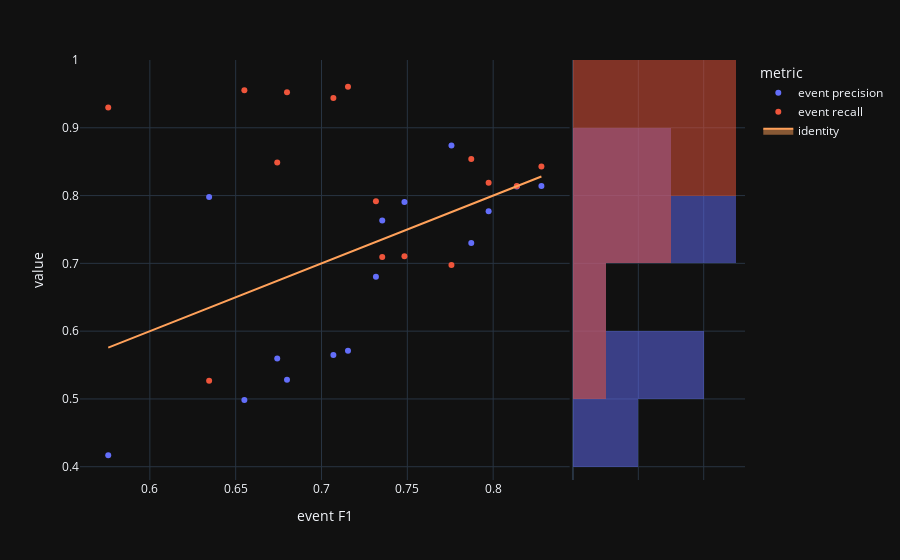

The cell this chart's notebook holds for it:
### Code cell
fig=px.scatter(visualTradeoff,x='event F1',y='value',color='metric', marginal_y="histogram")
fig.add_trace(
    go.Scatter(x=experimentModels['eventF1'], y=experimentModels['eventF1'], name="identity", mode='lines',fill="toself")
)
fig.show()

### Figure 1 — Plotly figure (JSON) as saved in the notebook; plotly's stock layout.template omitted (floating-point values rounded to 4 significant figures)
{"data": [{"hovertemplate": "metric=event precision<br>event F1=%{x}<br>value=%{y}<extra></extra>", "legendgroup": "event precision", "marker": {"color": "#636efa", "symbol": "circle"}, "mode": "markers", "name": "event precision", "orientation": "v", "showlegend": true, "x": [0.8138, 0.7974, 0.5758, 0.7317, 0.6345, 0.6742, 0.8281, 0.7872, 0.7154, 0.7354, 0.7069, 0.6799, 0.7483, 0.7757, 0.6551], "xaxis": "x", "y": [0.8134, 0.7769, 0.4169, 0.6801, 0.798, 0.5595, 0.814, 0.7301, 0.571, 0.7633, 0.5648, 0.5282, 0.7905, 0.8738, 0.4983], "yaxis": "y", "type": "scatter"}, {"alignmentgroup": "True", "bingroup": "y", "hovertemplate": "metric=event precision<br>value=%{y}<br>count=%{x}<extra></extra>", "legendgroup": "event precision", "marker": {"color": "#636efa"}, "name": "event precision", "offsetgroup": "event precision", "opacity": 0.5, "showlegend": false, "xaxis": "x2", "y": [0.8134, 0.7769, 0.4169, 0.6801, 0.798, 0.5595, 0.814, 0.7301, 0.571, 0.7633, 0.5648, 0.5282, 0.7905, 0.8738, 0.4983], "yaxis": "y2", "type": "histogram"}, {"hovertemplate": "metric=event recall<br>event F1=%{x}<br>value=%{y}<extra></extra>", "legendgroup": "event recall", "marker": {"color": "#EF553B", "symbol": "circle"}, "mode": "markers", "name": "event recall", "orientation": "v", "showlegend": true, "x": [0.8138, 0.7974, 0.5758, 0.7317, 0.6345, 0.6742, 0.8281, 0.7872, 0.7154, 0.7354, 0.7069, 0.6799, 0.7483, 0.7757, 0.6551], "xaxis": "x", "y": [0.8142, 0.8189, 0.9301, 0.7918, 0.5267, 0.8487, 0.8428, 0.8541, 0.9604, 0.7094, 0.9441, 0.9522, 0.7106, 0.6976, 0.9556], "yaxis": "y", "type": "scatter"}, {"alignmentgroup": "True", "bingroup": "y", "hovertemplate": "metric=event recall<br>value=%{y}<br>count=%{x}<extra></extra>", "legendgroup": "event recall", "marker": {"color": "#EF553B"}, "name": "event recall", "offsetgroup": "event recall", "opacity": 0.5, "showlegend": false, "xaxis": "x2", "y": [0.8142, 0.8189, 0.9301, 0.7918, 0.5267, 0.8487, 0.8428, 0.8541, 0.9604, 0.7094, 0.9441, 0.9522, 0.7106, 0.6976, 0.9556], "yaxis": "y2", "type": "histogram"}, {"fill": "toself", "mode": "lines", "name": "identity", "x": [0.8138, 0.7974, 0.5758, 0.7317, 0.6345, 0.6742, 0.8281, 0.7872, 0.7154, 0.7354, 0.7069, 0.6799, 0.7483, 0.7757, 0.6551], "y": [0.8138, 0.7974, 0.5758, 0.7317, 0.6345, 0.6742, 0.8281, 0.7872, 0.7154, 0.7354, 0.7069, 0.6799, 0.7483, 0.7757, 0.6551], "type": "scatter"}], "layout": {"xaxis": {"anchor": "y", "domain": [0.0, 0.7363], "title": {"text": "event F1"}}, "yaxis": {"anchor": "x", "domain": [0.0, 1.0], "title": {"text": "value"}}, "xaxis2": {"anchor": "y2", "domain": [0.7413, 1.0], "matches": "x2", "showticklabels": false, "showline": false, "ticks": "", "showgrid": true}, "yaxis2": {"anchor": "x2", "domain": [0.0, 1.0], "matches": "y", "showticklabels": false, "showgrid": true}, "legend": {"title": {"text": "metric"}, "tracegroupgap": 0}, "margin": {"t": 60}, "barmode": "overlay"}}
